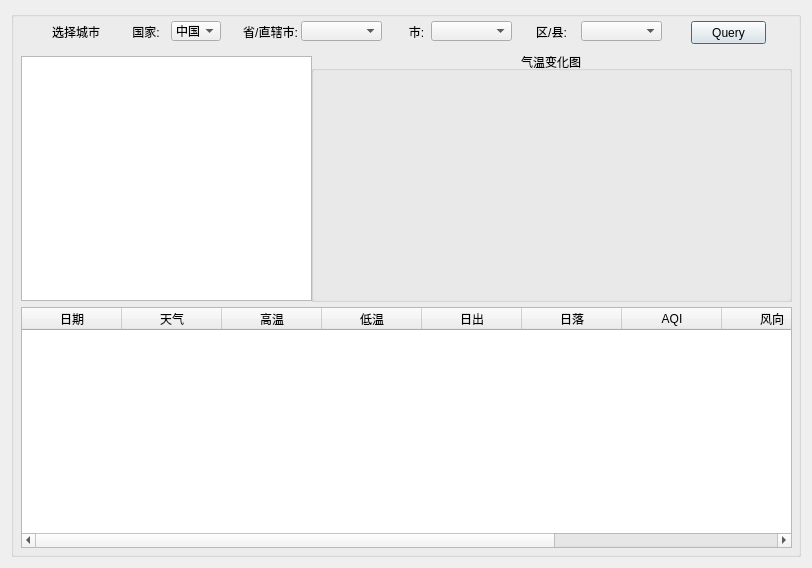
<?xml version="1.0" encoding="UTF-8"?>
<ui version="4.0">
 <class>Dialog</class>
 <widget class="QDialog" name="Dialog">
  <property name="geometry">
   <rect>
    <x>0</x>
    <y>0</y>
    <width>812</width>
    <height>568</height>
   </rect>
  </property>
  <property name="windowTitle">
   <string>城市天气</string>
  </property>
  <property name="windowIcon">
   <iconset resource="../resource/ico.qrc">
    <normaloff>:/cloud_32/cloud_32.ico</normaloff>:/cloud_32/cloud_32.ico</iconset>
  </property>
  <property name="layoutDirection">
   <enum>Qt::LeftToRight</enum>
  </property>
  <layout class="QGridLayout" name="gridLayout">
   <item row="0" column="1">
    <widget class="QGroupBox" name="groupBox">
     <property name="title">
      <string/>
     </property>
     <property name="alignment">
      <set>Qt::AlignCenter</set>
     </property>
     <widget class="QWidget" name="widget" native="true">
      <property name="geometry">
       <rect>
        <x>300</x>
        <y>40</y>
        <width>481</width>
        <height>251</height>
       </rect>
      </property>
      <widget class="QGroupBox" name="groupBox_2">
       <property name="geometry">
        <rect>
         <x>0</x>
         <y>0</y>
         <width>481</width>
         <height>251</height>
        </rect>
       </property>
       <property name="title">
        <string>气温变化图</string>
       </property>
       <property name="alignment">
        <set>Qt::AlignCenter</set>
       </property>
      </widget>
     </widget>
     <widget class="QTableWidget" name="tableWidget">
      <property name="geometry">
       <rect>
        <x>10</x>
        <y>296</y>
        <width>771</width>
        <height>241</height>
       </rect>
      </property>
      <property name="showGrid">
       <bool>true</bool>
      </property>
      <column>
       <property name="text">
        <string>日期</string>
       </property>
      </column>
      <column>
       <property name="text">
        <string>天气</string>
       </property>
      </column>
      <column>
       <property name="text">
        <string>高温</string>
       </property>
      </column>
      <column>
       <property name="text">
        <string>低温</string>
       </property>
      </column>
      <column>
       <property name="text">
        <string>日出</string>
       </property>
      </column>
      <column>
       <property name="text">
        <string>日落</string>
       </property>
      </column>
      <column>
       <property name="text">
        <string>AQI</string>
       </property>
      </column>
      <column>
       <property name="text">
        <string>风向</string>
       </property>
      </column>
      <column>
       <property name="text">
        <string>风力</string>
       </property>
      </column>
      <column>
       <property name="text">
        <string>注意事项</string>
       </property>
      </column>
     </widget>
     <widget class="QTextEdit" name="resText">
      <property name="enabled">
       <bool>true</bool>
      </property>
      <property name="geometry">
       <rect>
        <x>10</x>
        <y>45</y>
        <width>291</width>
        <height>245</height>
       </rect>
      </property>
     </widget>
     <widget class="QPushButton" name="queryBtn">
      <property name="geometry">
       <rect>
        <x>680</x>
        <y>10</y>
        <width>75</width>
        <height>23</height>
       </rect>
      </property>
      <property name="maximumSize">
       <size>
        <width>80</width>
        <height>16777215</height>
       </size>
      </property>
      <property name="text">
       <string>Query</string>
      </property>
     </widget>
     <widget class="QLabel" name="select_label">
      <property name="enabled">
       <bool>true</bool>
      </property>
      <property name="geometry">
       <rect>
        <x>40</x>
        <y>10</y>
        <width>50</width>
        <height>21</height>
       </rect>
      </property>
      <property name="minimumSize">
       <size>
        <width>50</width>
        <height>0</height>
       </size>
      </property>
      <property name="maximumSize">
       <size>
        <width>80</width>
        <height>16777215</height>
       </size>
      </property>
      <property name="text">
       <string>选择城市</string>
      </property>
      <property name="alignment">
       <set>Qt::AlignCenter</set>
      </property>
     </widget>
     <widget class="QComboBox" name="city_box">
      <property name="geometry">
       <rect>
        <x>420</x>
        <y>10</y>
        <width>81</width>
        <height>20</height>
       </rect>
      </property>
      <property name="maximumSize">
       <size>
        <width>100</width>
        <height>16777215</height>
       </size>
      </property>
     </widget>
     <widget class="QComboBox" name="province_box">
      <property name="geometry">
       <rect>
        <x>290</x>
        <y>10</y>
        <width>81</width>
        <height>20</height>
       </rect>
      </property>
      <property name="maximumSize">
       <size>
        <width>100</width>
        <height>16777215</height>
       </size>
      </property>
     </widget>
     <widget class="QComboBox" name="country_box">
      <property name="geometry">
       <rect>
        <x>160</x>
        <y>10</y>
        <width>50</width>
        <height>20</height>
       </rect>
      </property>
      <property name="maximumSize">
       <size>
        <width>60</width>
        <height>16777215</height>
       </size>
      </property>
      <item>
       <property name="text">
        <string>中国</string>
       </property>
      </item>
     </widget>
     <widget class="QLabel" name="country_label">
      <property name="enabled">
       <bool>true</bool>
      </property>
      <property name="geometry">
       <rect>
        <x>110</x>
        <y>10</y>
        <width>50</width>
        <height>21</height>
       </rect>
      </property>
      <property name="minimumSize">
       <size>
        <width>50</width>
        <height>0</height>
       </size>
      </property>
      <property name="maximumSize">
       <size>
        <width>80</width>
        <height>16777215</height>
       </size>
      </property>
      <property name="text">
       <string>国家:</string>
      </property>
      <property name="alignment">
       <set>Qt::AlignCenter</set>
      </property>
     </widget>
     <widget class="QLabel" name="province_label">
      <property name="enabled">
       <bool>true</bool>
      </property>
      <property name="geometry">
       <rect>
        <x>229</x>
        <y>10</y>
        <width>61</width>
        <height>21</height>
       </rect>
      </property>
      <property name="minimumSize">
       <size>
        <width>50</width>
        <height>0</height>
       </size>
      </property>
      <property name="maximumSize">
       <size>
        <width>80</width>
        <height>16777215</height>
       </size>
      </property>
      <property name="text">
       <string>省/直辖市:</string>
      </property>
      <property name="alignment">
       <set>Qt::AlignCenter</set>
      </property>
     </widget>
     <widget class="QComboBox" name="county_box">
      <property name="geometry">
       <rect>
        <x>570</x>
        <y>10</y>
        <width>81</width>
        <height>20</height>
       </rect>
      </property>
      <property name="maximumSize">
       <size>
        <width>100</width>
        <height>16777215</height>
       </size>
      </property>
     </widget>
     <widget class="QLabel" name="city_label">
      <property name="enabled">
       <bool>true</bool>
      </property>
      <property name="geometry">
       <rect>
        <x>390</x>
        <y>10</y>
        <width>31</width>
        <height>21</height>
       </rect>
      </property>
      <property name="minimumSize">
       <size>
        <width>0</width>
        <height>0</height>
       </size>
      </property>
      <property name="maximumSize">
       <size>
        <width>80</width>
        <height>16777215</height>
       </size>
      </property>
      <property name="text">
       <string>市:</string>
      </property>
      <property name="alignment">
       <set>Qt::AlignCenter</set>
      </property>
     </widget>
     <widget class="QLabel" name="county_label">
      <property name="enabled">
       <bool>true</bool>
      </property>
      <property name="geometry">
       <rect>
        <x>520</x>
        <y>10</y>
        <width>41</width>
        <height>21</height>
       </rect>
      </property>
      <property name="minimumSize">
       <size>
        <width>0</width>
        <height>0</height>
       </size>
      </property>
      <property name="maximumSize">
       <size>
        <width>80</width>
        <height>16777215</height>
       </size>
      </property>
      <property name="text">
       <string>区/县:</string>
      </property>
      <property name="alignment">
       <set>Qt::AlignCenter</set>
      </property>
     </widget>
    </widget>
   </item>
  </layout>
 </widget>
 <resources>
  <include location="../resource/ico.qrc"/>
 </resources>
 <connections>
  <connection>
   <sender>queryBtn</sender>
   <signal>clicked()</signal>
   <receiver>Dialog</receiver>
   <slot>accept()</slot>
   <hints>
    <hint type="sourcelabel">
     <x>198</x>
     <y>53</y>
    </hint>
    <hint type="destinationlabel">
     <x>199</x>
     <y>119</y>
    </hint>
   </hints>
  </connection>
 </connections>
</ui>
